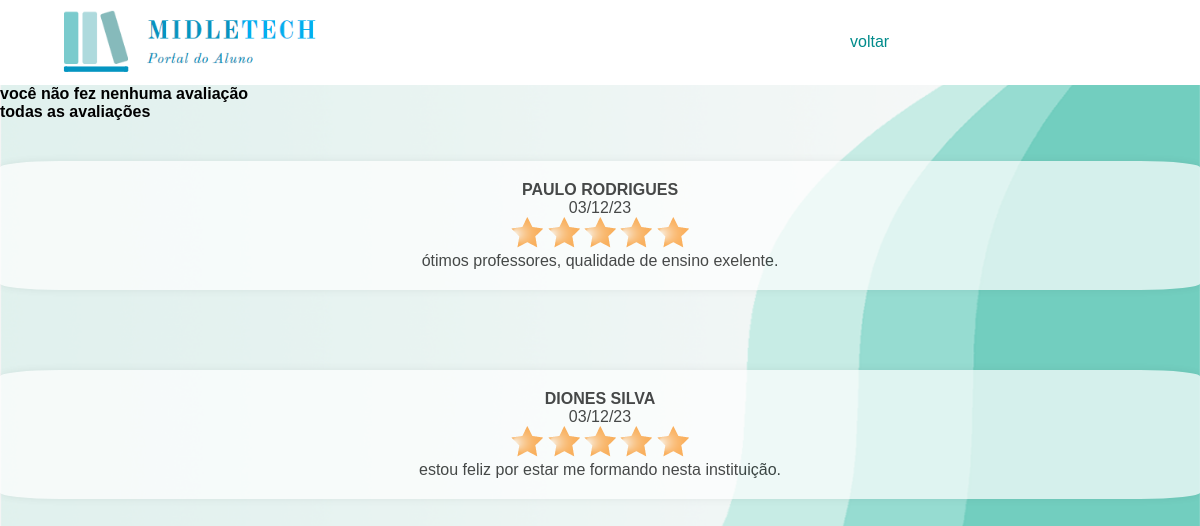
Page /avaliacao/instavaliacao.php?id=1 on the committed database.
### tables this page shows
CREATE TABLE `avaliacoes` (
  `idavaliacao` int(11) NOT NULL,
  `idusuario` int(11) NOT NULL,
  `idinstituicao` int(11) NOT NULL,
  `comentario` text NOT NULL,
  `avaliacao` int(11) DEFAULT NULL,
  `data` datetime NOT NULL
);

CREATE TABLE `usuarios` (
  `idusuario` int(11) NOT NULL,
  `nome` varchar(50) NOT NULL,
  `sobrenome` varchar(255) NOT NULL,
  `email` varchar(50) NOT NULL,
  `matricula` varchar(9) NOT NULL,
  `senha` varchar(50) NOT NULL,
  `ddd` varchar(2) NOT NULL,
  `telefone` varchar(15) NOT NULL,
  `dtnasc` date NOT NULL,
  `genero` varchar(50) NOT NULL,
  `cep` mediumint(8) NOT NULL,
  `estado` varchar(50) NOT NULL,
  `cidade` varchar(50) NOT NULL,
  `instituicao` int(11) DEFAULT NULL,
  `status` tinyint(4) NOT NULL,
  `perfil` int(11) NOT NULL,
  `imagem` varchar(255) NOT NULL,
  `docmatricula` varchar(100) NOT NULL,
  `datacadastro` datetime(6) NOT NULL
);

### avaliacao/instavaliacao.php (the view, shortened to what this page needs)
<?php
$dbh = conexao::getConexao();
$id = $_GET['id'];
$idusuario = $_SESSION['idusuario'];
$query2 = "SELECT midletech.avaliacoes.*,
`usuarios`.idusuario, `usuarios`.nome, `usuarios`.imagem
    FROM midletech.avaliacoes
    INNER JOIN midletech.usuarios ON avaliacoes.idusuario = `usuarios`.idusuario
   WHERE `avaliacoes`.idinstituicao = '$id' and `usuarios`.idusuario != '$idusuario' order by `avaliacoes`.data;";
$stmt = $dbh->query($query2);
$instdata = $stmt->rowCount();
$query3 = "SELECT midletech.avaliacoes.*,
`usuarios`.idusuario, `usuarios`.nome, `usuarios`.imagem
    FROM midletech.avaliacoes
    INNER JOIN midletech.usuarios ON avaliacoes.idusuario = `usuarios`.idusuario
   WHERE `avaliacoes`.idinstituicao = '$id' and `usuarios`.idusuario = '$idusuario';";
$stmt3 = $dbh->query($query3);
$useravaliacao = $stmt3->rowCount();
?>
<!DOCTYPE html>
<html lang="pt-br">
<head>
    <link rel="stylesheet" href="../assets/css/boot.css">
    <link rel="stylesheet" href="../assets/css/style.css">
    <link rel="stylesheet" href="../assets/css/style_options.css">
    <link rel="stylesheet" href="../assets/css/elipse.css">
    <link rel="stylesheet" href="../assets/css/radio.css">
</head>
<body>
<header class="header_menu">
        <div class="div_menu">
            <a href="index.php" class="logo">
                <img src="../assets/img/logo.png" alt="Bem vindo ao portal do aluno MidleTech" class="logo_img" title="Bem vindo ao portal do aluno MidleTech">
            </a>
            <nav class="nav_menu">
                <ul>
                    <li><a href="../Material/index.php">voltar</a></li>
                </ul>
            </nav>
        </div>
    </header>
    <?php if ($useravaliacao == "0"): ?>
        <h2>você não fez nenhuma avaliação</h2>
    <?php endif; ?>
    <h1>todas as avaliações</h1>
    <?php if ($instdata == "0"): ?>
        <h2>não existe avaliações dessa instituição</h2>
    <?php else: ?>
        <?php while ($instdata = $stmt->fetch()): ?>
            <section class="main_school_list">
                <div class="main_course_fullwidth">
                    <div class="main_course_ratting_content">
                        <article>
                            <header>
                                <h3>
                                    <?php echo $instdata['nome'] ?>
                                </h3>
                                <p>
                                    <?php echo $instdata['data'] = date('d/m/y') ?>
                                </p>
                                <?php if ($instdata['avaliacao'] == '1'): ?>
                                    <img src="../assets/img/star.png" alt="Imagem" title="Imagem">
                                <?php elseif ($instdata['avaliacao'] == '2'): ?>
                                    <img src="../assets/img/star.png" alt="Imagem" title="Imagem">
                                    <img src="../assets/img/star.png" alt="Imagem" title="Imagem">
                                <?php elseif ($instdata['avaliacao'] == '3'): ?>
                                    <img src="../assets/img/star.png" alt="Imagem" title="Imagem">
                                    <img src="../assets/img/star.png" alt="Imagem" title="Imagem">
                                    <img src="../assets/img/star.png" alt="Imagem" title="Imagem">
                                <?php elseif ($instdata['avaliacao'] == '5'): ?>
                                    <img src="../assets/img/star.png" alt="Imagem" title="Imagem">
                                    <img src="../assets/img/star.png" alt="Imagem" title="Imagem">
                                    <img src="../assets/img/star.png" alt="Imagem" title="Imagem">
                                    <img src="../assets/img/star.png" alt="Imagem" title="Imagem">
                                    <img src="../assets/img/star.png" alt="Imagem" title="Imagem">
                                <?php else: ?>
                                <?php endif ?>
                            </header>
                            <p>
                                <?php echo $instdata['comentario'] ?>
                            </p>
                        </article>
                    </div>
                </div>
            </section>
        <?php endwhile; ?>
    <?php endif; ?>
</body>
</html>

### assets/css/boot.css (style rules this page uses)
* { padding: 0; margin: 0; box-sizing: border-box; text-decoration: none; font-size: 1rem; font-family: 'Ubuntu', sans-serif; }

### assets/css/style.css (style rules this page uses)
.header_menu { width: 100%; background-color: #fff; background-attachment: fixed; }
.header_menu .div_menu { width: 100%; display: flex; justify-content: space-between; }
.header_menu .div_menu .nav_menu { display: flex; flex-basis: 30%; }
.logo_img { flex-basis: 330px; padding: 0 15px; width: 290px; }
.header_menu .div_menu .logo { flex-basis: auto; padding: 0 25px; margin: 10px 20px; display: flex; justify-content: space-between; }
.nav_menu ul { display: flex; justify-content: space-between; }
.header_menu .div_menu .nav_menu ul { display: flex; align-items: stretch; }
.header_menu .div_menu .nav_menu ul li { list-style: none; align-items: stretch; display: flex; }
.header_menu .div_menu .nav_menu ul li a { padding: 0 10px; display: flex; align-items: center; height: 100%; color: darkcyan; }
.main_course_fullwidth { width: 100%; padding: 40px 0; }
.main_course_ratting_content { max-width: 1300px; margin: 0 auto; }
* { padding: 0; margin: 0; box-sizing: border-box; text-decoration: none; font-size: 1rem; font-family: 'Ubuntu', sans-serif; }
body { background-size: cover; background-image: url("../img/bg06.png"); color: black; background-repeat: no-repeat; width: 100%; }

### assets/css/style_options.css (style rules this page uses)
body { background-color: #f4f4f4; margin: 0; padding: 0; align-items: center; justify-content: center; height: 100vh; }
article { background-color: #fff; padding: 20px; border-radius: 5%; box-shadow: 0 0 10px rgba(0, 0, 0, 0.1); text-align: center; opacity: 0.7; }

### rows in the picture
avaliacoes: idusuario.nome "PAULO RODRIGUES", avaliacao 5 (drawn), comentario "ótimos professores, qualidade de ensino exelente."
avaliacoes: idusuario.nome "DIONES SILVA", avaliacao 5 (drawn), comentario "estou feliz por estar me formando nesta instituição."
